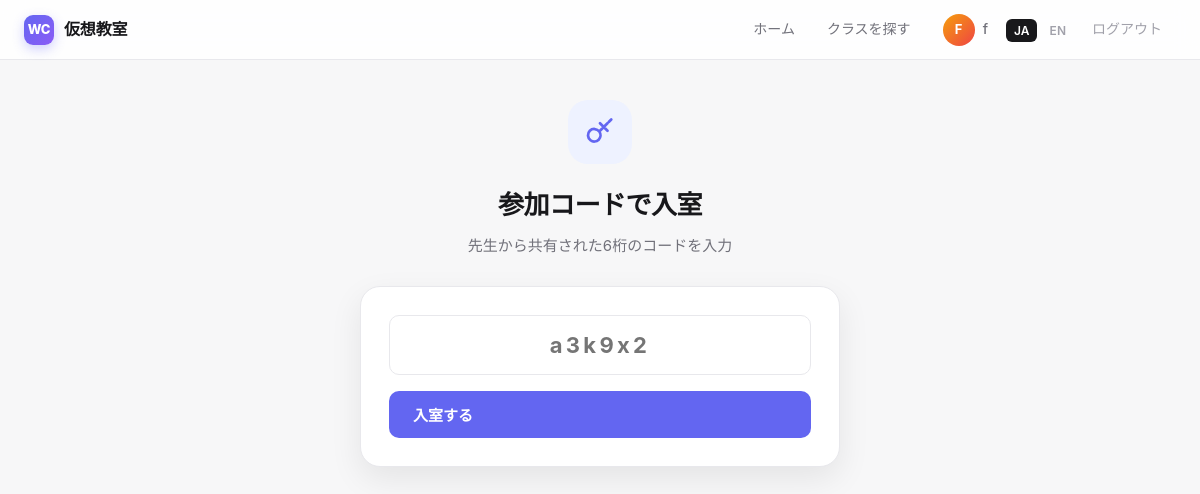
The app's page /join_class (signed in), older data.
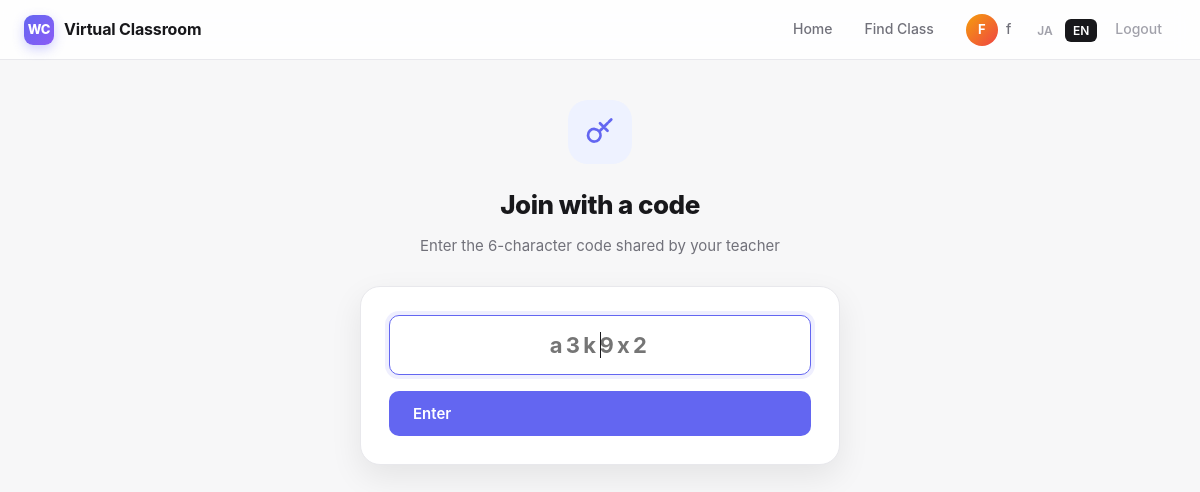
The same page, newer data.
### main.py (the view)
@app.get("/join_class", response_class=HTMLResponse)
def join_class_page(request: Request):
    user = current_user(request)
    if not user:
        return RedirectResponse("/login")
    return templates.TemplateResponse(
        request, "join_class.html", ctx(request, user, error=None)
    )

### templates/join_class.html (shortened to what this page needs)
{% extends "base.html" %}
{% block content %}
<div class="center-wrap">
  <div class="ic">
    <svg viewBox="0 0 24 24" fill="none" stroke="currentColor" stroke-width="2.2" stroke-linecap="round" stroke-linejoin="round">
      <path d="M21 2l-2 2m-7.6 7.6a5 5 0 1 0-7 7 5 5 0 0 0 7-7zm0 0L15 8m0 0 3 3m-3-3 3-3m-3 3-3-3"></path>
    </svg>
  </div>
  <h1>{{ T.join_hero_title }}</h1>
  <p>{{ T.join_hero_desc }}</p>
  <form method="post" action="/join_class" class="code-form">
    <input type="text" name="join_code" placeholder="{{ T.join_input_ph }}" required autofocus maxlength="6">
    <button class="btn lg" type="submit">{{ T.join_button }}</button>
  </form>
</div>
{% endblock %}

### templates/base.html (shortened to what this page needs)
<!DOCTYPE html>
<html lang="{{ lang }}">
<head>
</head>
<body>
<header class="hdr">
  <a href="/dashboard" class="brand">
    <div class="logo">WC</div>
    <span>{{ T.app_title }}</span>
  </a>
  <nav>
    {% if user %}
      <a href="/dashboard">{{ T.home }}</a>
      <a href="/classes">{{ T.join_class }}</a>
      <a href="/u/{{ user.id }}" style="display:flex;align-items:center;">
        <span class="avatar">{{ user.name[0]|upper }}</span>
        <span>{{ user.name }}</span>
      </a>
      <span class="lang">
        <a href="/lang/ja" class="{% if lang == 'ja' %}active{% endif %}">JA</a>
        <a href="/lang/en" class="{% if lang == 'en' %}active{% endif %}">EN</a>
      </span>
      <a href="/logout" style="color:var(--text-soft);">{{ T.logout }}</a>
    {% else %}
      <span class="lang">
        <a href="/lang/ja" class="{% if lang == 'ja' %}active{% endif %}">JA</a>
        <a href="/lang/en" class="{% if lang == 'en' %}active{% endif %}">EN</a>
      </span>
    {% endif %}
  </nav>
</header>
<main class="{% block main_class %}{% endblock %}">
{% block content %}{% endblock %}
</main>
</body>
</html>

Row changes from the older to the newer data that the page shows:
changed users: lang "ja" → "en" (drawn)
Text that changed along with them:
{{ T.app_title }}: "仮想教室" → "Virtual Classroom"
{{ T.home }}: "ホーム" → "Home"
{{ T.join_class }}: "クラスを探す" → "Find Class"
{{ T.logout }}: "ログアウト" → "Logout"
{{ T.join_hero_title }}: "参加コードで入室" → "Join with a code"
{{ T.join_hero_desc }}: "先生から共有された6桁のコードを入力" → "Enter the 6-character code shared by your teacher"
{{ T.join_button }}: "入室する" → "Enter"
